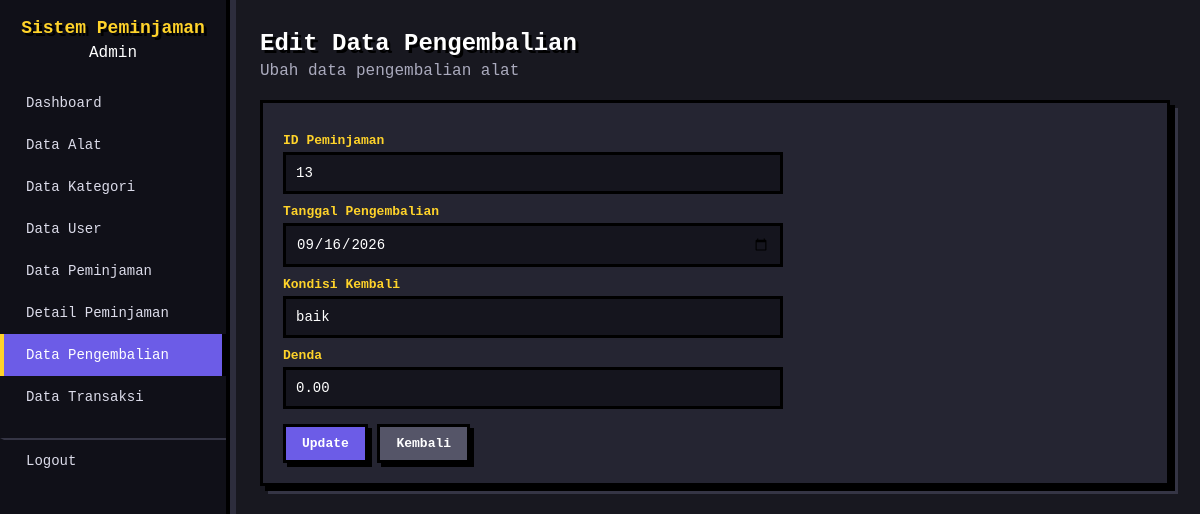
/app/data/pengembalian/edit.php?id=11 (signed in), run on the app's committed database.
### tables this page shows
CREATE TABLE `pengembalian` (
  `id_pengembalian` int(11) NOT NULL,
  `id_peminjaman` int(11) NOT NULL,
  `tanggal_pengembalian` date NOT NULL,
  `kondisi_kembali` varchar(50) NOT NULL,
  `denda` decimal(10,2) DEFAULT 0.00
);

### app/data/pengembalian/edit.php (the view, shortened to what this page needs)
<?php
include "../../config/connection.php";
$id = $_GET['id'];
$query = "SELECT * FROM pengembalian
          WHERE id_pengembalian = '$id'";
$data = $conn->query($query);
$row = $data->fetch_assoc();
?>
<!DOCTYPE html>
<html>
<head>
    <link rel="stylesheet" href="/ProjectUKK/public/css/style.css?v=2">
</head>
<body>
    <div class="layout">
        <aside class="sidebar">
            <div class="sidebar-header">
                <h2>Sistem Peminjaman</h2>
                <div class="role">
                    <?= $_SESSION['role']; ?>
                </div>
            </div>
            <div class="sidebar-menu">
                <?php if ($_SESSION['role'] == 'Admin') { ?>
                    <a href="../../views/admin.php">
                        Dashboard
                    </a>
                    <a href="../alat/alat.php">
                        Data Alat
                    </a>
                    <a href="../kategori/kategori.php">
                        Data Kategori
                    </a>
                    <a href="../user/user.php">
                        Data User
                    </a>
                    <a href="../peminjaman/peminjaman.php">
                        Data Peminjaman
                    </a>
                    <a href="../detail_peminjaman/detail_peminjaman.php">
                        Detail Peminjaman
                    </a>
                    <a href="pengembalian.php" class="active">
                        Data Pengembalian
                    </a>
                    <a href="../transaksi/transaksi.php">
                        Data Transaksi
                    </a>
                <?php } ?>
                <a href="../../../public/logout.php" class="logout-menu">
                    Logout
                </a>
            </div>
        </aside>
        <main class="main">
            <div class="topbar">
                <div>
                    <h1>Edit Data Pengembalian</h1>
                    <p>Ubah data pengembalian alat</p>
                </div>
            </div>
            <div class="card">
                <form method="POST">
                    <label>ID Peminjaman</label>
                    <input type="number" name="id_peminjaman" value="<?= $row['id_peminjaman']; ?>" required>
                    <label>Tanggal Pengembalian</label>
                    <input type="date" name="tanggal_pengembalian" value="<?= $row['tanggal_pengembalian']; ?>"
                        required>
                    <label>Kondisi Kembali</label>
                    <input type="text" name="kondisi_kembali" value="<?= $row['kondisi_kembali']; ?>" required>
                    <label>Denda</label>
                    <input type="number" name="denda" value="<?= $row['denda']; ?>" min="0" required>
                    <div class="form-actions">
                        <button type="submit" name="update" class="btn btn-primary">
                            Update
                        </button>
                        <a href="pengembalian.php" class="btn btn-muted">
                            Kembali
                        </a>
                    </div>
                </form>
            </div>
        </main>
    </div>
</body>
</html>

### public/css/style.css (style rules this page uses)
:root { --primary: #6c5ce7; --primary-dark: #4834d4; --danger: #ff4757; --success: #2ed573; --bg: #181820; --card: #252532; --border: #45455a; --text: #f5f6fa; --muted: #aaaabd; --yellow: #ffd32a; --radius: 0px; }
* { box-sizing: border-box; }
html { scroll-behavior: smooth; }
body { margin: 0; font-family: "Courier New", monospace; background: var(--bg); color: var(--text); image-rendering: pixelated; }
.layout { display: flex; min-height: 100vh; animation: pixelIn 0.35s ease; }
.sidebar { width: 230px; background: #101018; color: white; flex-shrink: 0; padding: 18px 0; border-right: 4px solid #000; box-shadow: 6px 0 0 #2d2d3d; }
.sidebar-header { text-align: center; padding: 0 15px; margin-bottom: 20px; }
.sidebar-header h2 { font-size: 18px; margin: 0 0 6px; color: var(--yellow); text-shadow: 3px 3px 0 #000; }
.sidebar-menu { list-style: none; padding: 0; margin: 0; }
.sidebar-menu a { display: block; padding: 13px 22px; color: #dcdcea; text-decoration: none; font-size: 14px; border-left: 4px solid transparent; transition: transform 0.1s, background 0.1s, color 0.1s; }
.sidebar-menu a.active { background: var(--primary); color: white; border-left: 4px solid var(--yellow); box-shadow: inset -4px 0 0 #000; }
.logout-menu { margin-top: 20px !important; border-top: 2px solid #353545; padding-top: 10px; }
.main { flex: 1; padding: 30px; max-width: 1200px; animation: pixelIn 0.45s ease; }
.topbar { margin-bottom: 20px; }
.topbar h1 { font-size: 24px; margin: 0 0 5px; color: white; text-shadow: 3px 3px 0 #000; }
.topbar p { margin: 0; color: var(--muted); }
.card { background: var(--card); border: 3px solid #000; border-radius: 0; padding: 20px; margin-bottom: 20px; box-shadow: 5px 5px 0 #000, 8px 8px 0 #353545; animation: pixelIn 0.4s ease; }
.btn { display: inline-block; padding: 9px 16px; border-radius: 0; border: 3px solid #000; cursor: pointer; font-family: "Courier New", monospace; font-size: 13px; font-weight: bold; text-decoration: none; box-shadow: 4px 4px 0 #000; transition: transform 0.1s, box-shadow 0.1s; }
.btn-primary { background: var(--primary); color: white; }
.btn-muted { background: #555568; color: white; }
form { max-width: 500px; }
form label { display: block; font-weight: bold; font-size: 13px; margin: 10px 0 4px; color: var(--yellow); }
form input, form select, form textarea { width: 100%; padding: 10px; background: #15151e; color: white; border: 3px solid #000; border-radius: 0; font-family: "Courier New", monospace; font-size: 14px; outline: none; }
form button { margin-top: 15px; padding: 10px 20px; background: var(--primary); color: white; border: 3px solid #000; border-radius: 0; cursor: pointer; font-family: "Courier New", monospace; font-weight: bold; box-shadow: 4px 4px 0 #000; transition: transform 0.1s, box-shadow 0.1s; }

### data on the page
pengembalian: id_peminjaman "13", tanggal_pengembalian "09/16/2026", kondisi_kembali "baik", denda "0.00"

### other printed values
$_SESSION['role'] "Admin"
